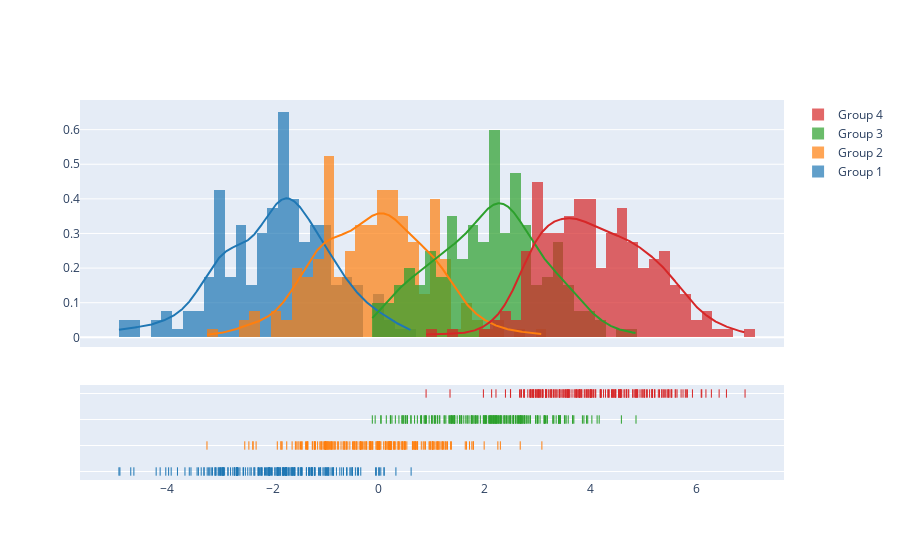

The code cell stored with this chart in its notebook:
### Code cell
import plotly.figure_factory as ff
import numpy as np

# Add histogram data
x1 = np.random.randn(200) - 2
x2 = np.random.randn(200)
x3 = np.random.randn(200) + 2
x4 = np.random.randn(200) + 4

# Group data together
hist_data = [x1, x2, x3, x4]

group_labels = ['Group 1', 'Group 2', 'Group 3', 'Group 4']

# Create distplot with custom bin_size
fig = ff.create_distplot(hist_data, group_labels, bin_size=.2)
fig.show()

### Figure 1 — Plotly figure (JSON) as saved in the notebook; plotly's stock layout.template omitted (floating-point values rounded to 4 significant figures; data arrays with more than 128 entries replaced by an {"elided": "..."} marker saying what was removed)
{"data": [{"autobinx": false, "histnorm": "probability density", "legendgroup": "Group 1", "marker": {"color": "rgb(31, 119, 180)"}, "name": "Group 1", "opacity": 0.7, "type": "histogram", "x": {"elided": "200 float values"}, "xaxis": "x", "xbins": {"end": 0.6082, "size": 0.2, "start": -4.905}, "yaxis": "y"}, {"autobinx": false, "histnorm": "probability density", "legendgroup": "Group 2", "marker": {"color": "rgb(255, 127, 14)"}, "name": "Group 2", "opacity": 0.7, "type": "histogram", "x": {"elided": "200 float values"}, "xaxis": "x", "xbins": {"end": 3.076, "size": 0.2, "start": -3.244}, "yaxis": "y"}, {"autobinx": false, "histnorm": "probability density", "legendgroup": "Group 3", "marker": {"color": "rgb(44, 160, 44)"}, "name": "Group 3", "opacity": 0.7, "type": "histogram", "x": {"elided": "200 float values"}, "xaxis": "x", "xbins": {"end": 4.852, "size": 0.2, "start": -0.1239}, "yaxis": "y"}, {"autobinx": false, "histnorm": "probability density", "legendgroup": "Group 4", "marker": {"color": "rgb(214, 39, 40)"}, "name": "Group 4", "opacity": 0.7, "type": "histogram", "x": {"elided": "200 float values"}, "xaxis": "x", "xbins": {"end": 6.909, "size": 0.2, "start": 0.8905}, "yaxis": "y"}, {"legendgroup": "Group 1", "marker": {"color": "rgb(31, 119, 180)"}, "mode": "lines", "name": "Group 1", "showlegend": false, "type": "scatter", "x": {"elided": "500 float values"}, "xaxis": "x", "y": {"elided": "500 float values"}, "yaxis": "y"}, {"legendgroup": "Group 2", "marker": {"color": "rgb(255, 127, 14)"}, "mode": "lines", "name": "Group 2", "showlegend": false, "type": "scatter", "x": {"elided": "500 float values"}, "xaxis": "x", "y": {"elided": "500 float values"}, "yaxis": "y"}, {"legendgroup": "Group 3", "marker": {"color": "rgb(44, 160, 44)"}, "mode": "lines", "name": "Group 3", "showlegend": false, "type": "scatter", "x": {"elided": "500 float values"}, "xaxis": "x", "y": {"elided": "500 float values"}, "yaxis": "y"}, {"legendgroup": "Group 4", "marker": {"color": "rgb(214, 39, 40)"}, "mode": "lines", "name": "Group 4", "showlegend": false, "type": "scatter", "x": {"elided": "500 float values"}, "xaxis": "x", "y": {"elided": "500 float values"}, "yaxis": "y"}, {"legendgroup": "Group 1", "marker": {"color": "rgb(31, 119, 180)", "symbol": "line-ns-open"}, "mode": "markers", "name": "Group 1", "showlegend": false, "type": "scatter", "x": {"elided": "200 float values"}, "xaxis": "x", "y": {"elided": "200 str values"}, "yaxis": "y2"}, {"legendgroup": "Group 2", "marker": {"color": "rgb(255, 127, 14)", "symbol": "line-ns-open"}, "mode": "markers", "name": "Group 2", "showlegend": false, "type": "scatter", "x": {"elided": "200 float values"}, "xaxis": "x", "y": {"elided": "200 str values"}, "yaxis": "y2"}, {"legendgroup": "Group 3", "marker": {"color": "rgb(44, 160, 44)", "symbol": "line-ns-open"}, "mode": "markers", "name": "Group 3", "showlegend": false, "type": "scatter", "x": {"elided": "200 float values"}, "xaxis": "x", "y": {"elided": "200 str values"}, "yaxis": "y2"}, {"legendgroup": "Group 4", "marker": {"color": "rgb(214, 39, 40)", "symbol": "line-ns-open"}, "mode": "markers", "name": "Group 4", "showlegend": false, "type": "scatter", "x": {"elided": "200 float values"}, "xaxis": "x", "y": {"elided": "200 str values"}, "yaxis": "y2"}], "layout": {"barmode": "overlay", "hovermode": "closest", "legend": {"traceorder": "reversed"}, "xaxis": {"anchor": "y2", "domain": [0, 1], "zeroline": false}, "yaxis": {"anchor": "free", "domain": [0.35, 1], "position": 0}, "yaxis2": {"anchor": "x", "domain": [0, 0.25], "dtick": 1, "showticklabels": false}}}
